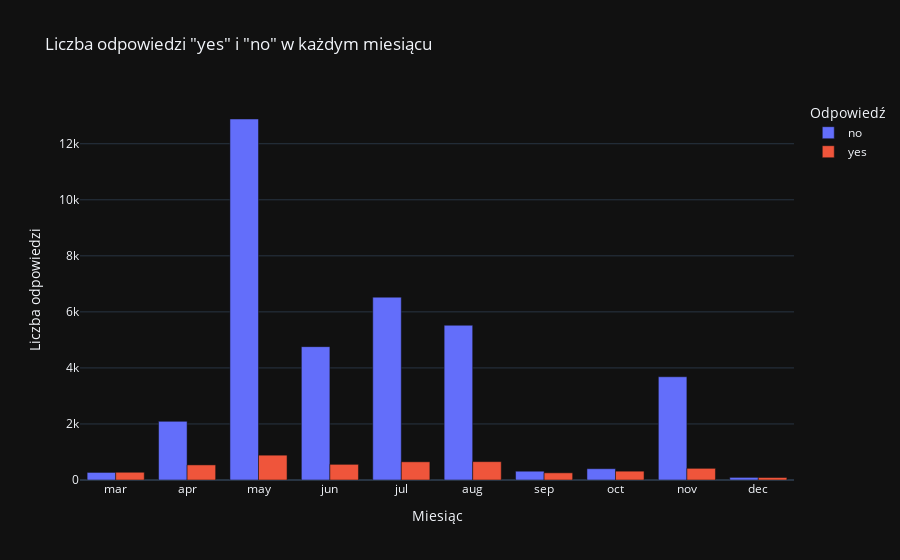

The notebook cell saved with this chart:
### Code cell
import plotly.express as px
# Wykres dla miesięcy
monthly_counts = df.groupby(['month', 'y'])['y'].count().reset_index(name='count')

month_order = ['jan', 'feb', 'mar', 'apr', 'may', 'jun', 'jul', 'aug', 'sep', 'oct', 'nov', 'dec']

fig_month = px.bar(monthly_counts, 
                   x='month', 
                   y='count', 
                   color='y', 
                   category_orders={'month': month_order},  
                   title='Liczba odpowiedzi "yes" i "no" w każdym miesiącu',
                   labels={'month': 'Miesiąc', 'count': 'Liczba odpowiedzi', 'y': 'Odpowiedź'},
                   barmode='group')  
fig_month.show()

### Figure 1 — Plotly figure (JSON) as saved in the notebook; plotly's stock layout.template omitted (floating-point values rounded to 4 significant figures)
{"data": [{"alignmentgroup": "True", "hovertemplate": "Odpowiedź=no<br>Miesiąc=%{x}<br>Liczba odpowiedzi=%{y}<extra></extra>", "legendgroup": "no", "marker": {"color": "#636efa", "pattern": {"shape": ""}}, "name": "no", "offsetgroup": "no", "orientation": "v", "showlegend": true, "textposition": "auto", "x": ["apr", "aug", "dec", "jul", "jun", "mar", "may", "nov", "oct", "sep"], "xaxis": "x", "y": [2093, 5523, 93, 6525, 4759, 270, 12883, 3685, 403, 314], "yaxis": "y", "type": "bar"}, {"alignmentgroup": "True", "hovertemplate": "Odpowiedź=yes<br>Miesiąc=%{x}<br>Liczba odpowiedzi=%{y}<extra></extra>", "legendgroup": "yes", "marker": {"color": "#EF553B", "pattern": {"shape": ""}}, "name": "yes", "offsetgroup": "yes", "orientation": "v", "showlegend": true, "textposition": "auto", "x": ["apr", "aug", "dec", "jul", "jun", "mar", "may", "nov", "oct", "sep"], "xaxis": "x", "y": [539, 655, 89, 649, 559, 276, 886, 416, 315, 256], "yaxis": "y", "type": "bar"}], "layout": {"xaxis": {"anchor": "y", "domain": [0.0, 1.0], "title": {"text": "Miesiąc"}, "categoryorder": "array", "categoryarray": ["jan", "feb", "mar", "apr", "may", "jun", "jul", "aug", "sep", "oct", "nov", "dec"]}, "yaxis": {"anchor": "x", "domain": [0.0, 1.0], "title": {"text": "Liczba odpowiedzi"}}, "legend": {"title": {"text": "Odpowiedź"}, "tracegroupgap": 0}, "title": {"text": "Liczba odpowiedzi \"yes\" i \"no\" w każdym miesiącu"}, "barmode": "group"}}
